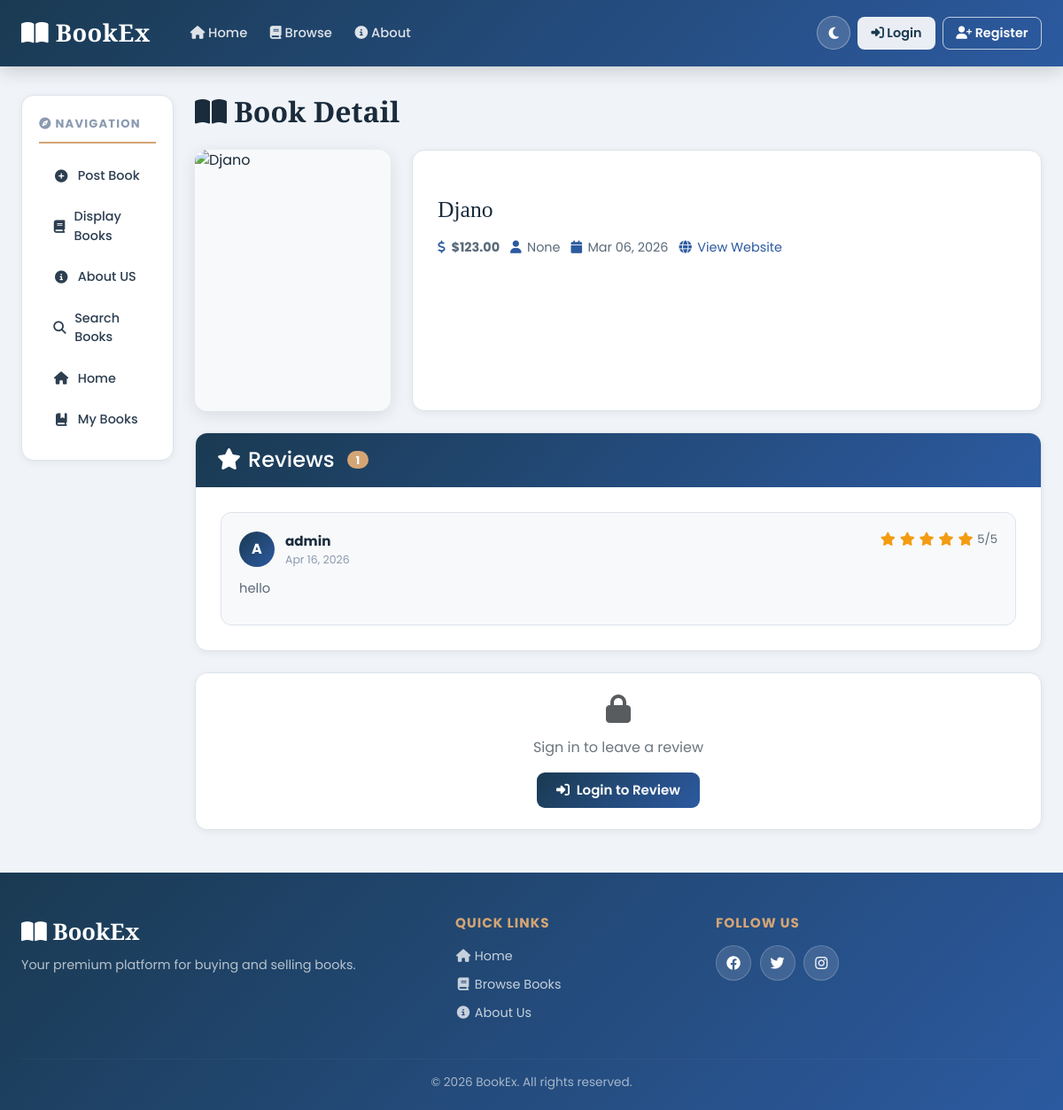
The app's page /book_detail/1, older data.
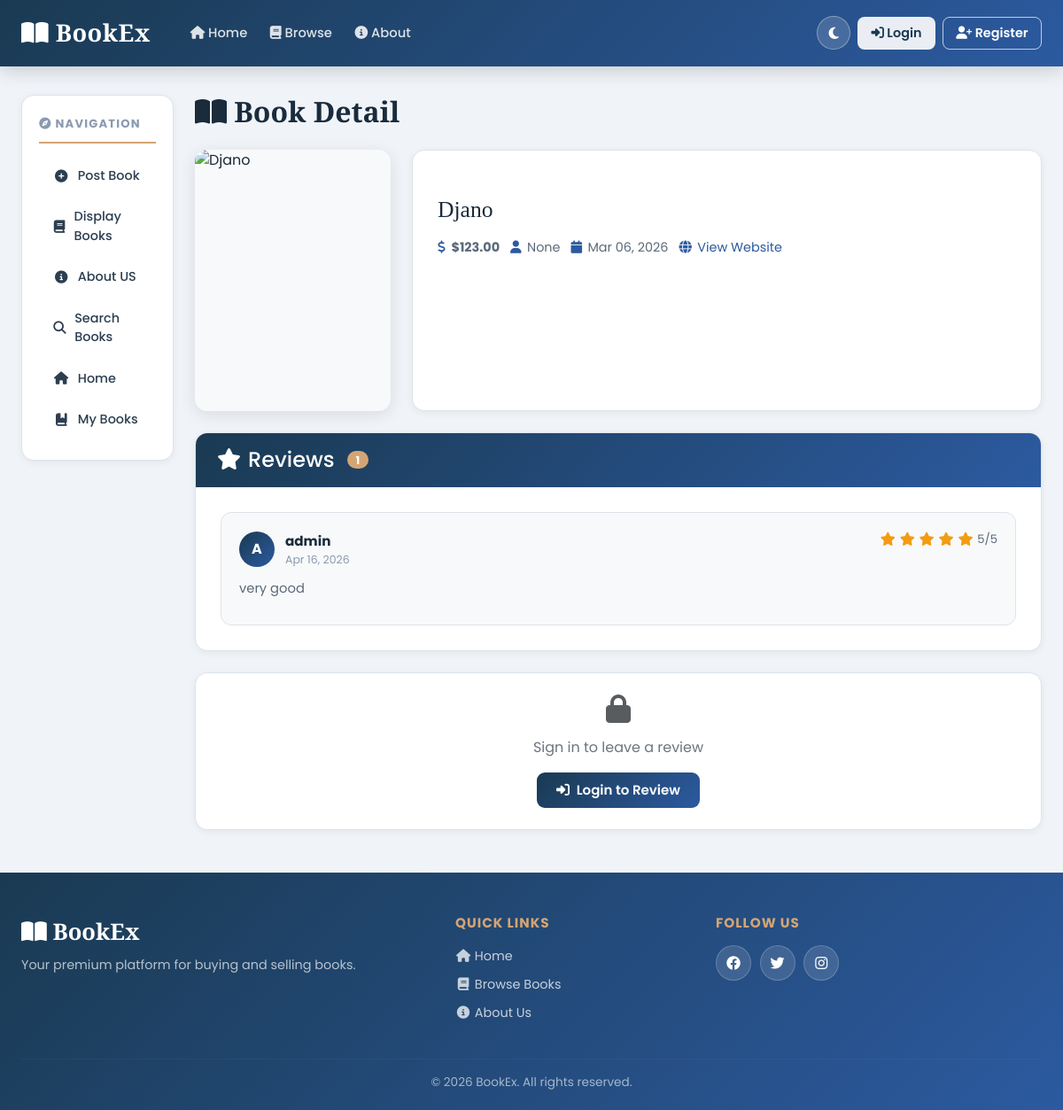
The same page, newer data.
### bookMng/models.py (models this page shows, shortened)
class BookReview(models.Model):
    book = models.ForeignKey(Book, on_delete=models.CASCADE, related_name="reviews")
    user = models.ForeignKey(
        settings.AUTH_USER_MODEL,
        on_delete=models.CASCADE,
        related_name="book_reviews",
    )
    rating = models.PositiveSmallIntegerField(
        validators=[MinValueValidator(1), MaxValueValidator(5)]
    )
    comment = models.TextField()
    created_at = models.DateTimeField(auto_now_add=True)
    updated_at = models.DateTimeField(auto_now=True)
    class Meta:
        ordering = ["-created_at"]
        constraints = [
            models.UniqueConstraint(
                fields=["book", "user"],
                name="unique_review_per_user_per_book",
            )
        ]

### bookMng/views.py (the view)
# urls.py: path('book_detail/<int:book_id>', views.book_detail, name='book_detail'),
def book_detail(request, book_id):
    book = get_object_or_404(Book, id=book_id)
    book.pic_path = book.picture.url[14:]
    reviews = BookReview.objects.filter(book=book).order_by("-created_at")
    if request.user.is_authenticated:
        user_review = BookReview.objects.filter(book=book, user=request.user).first()
    else:
        user_review = None
    form = BookReviewForm(instance=user_review)
    return render(request,
                  'bookMng/book_detail.html',
                  {
                      'item_list': MainMenu.objects.all(),
                      'book': book,
                      'reviews': reviews,
                      'user_review': user_review,
                      'form': form,
                  })

### bookEx/templates/bookMng/book_detail.html (shortened to what the changed rows need)
{% extends "base.html" %}
{% load static %}
{% block content %}
<h1><i class="fas fa-book-open"></i> Book Detail</h1>
<div class="row g-4 mb-4">
   <div class="col-md-9 col-sm-8">
      <div class="card h-100">
         <div class="card-body">
            <h2 class="book-title">{{ book.name }}</h2>
         </div>
      </div>
   </div>
</div>
<div class="card mb-4">
   <div class="card-body">
      {% if reviews %}
      <div class="reviews-list">
         {% for review in reviews %}
         <div class="review-card {% if user.is_authenticated and user == review.user %}own-review{% endif %}">
            <div class="review-header">
               <div class="reviewer-info">
                  <div class="reviewer-avatar">{{ review.user.username|slice:":1"|upper }}</div>
                  <div>
                     <strong class="reviewer-name">{{ review.user.username }}</strong>
                     <div class="review-date">{{ review.created_at|date:"M d, Y" }}</div>
                  </div>
               </div>
               <div class="review-rating">
                  {% with review.rating as r %}
                  {% for i in "12345" %}
                  {% if forloop.counter <= r %} <i class="fas fa-star"></i>
                     {% else %}
                     <i class="far fa-star"></i>
                     {% endif %}
                     {% endfor %}
                     {% endwith %}
                     <span class="rating-num">{{ review.rating }}/5</span>
               </div>
            </div>
            <p class="review-comment">{{ review.comment }}</p>
         </div>
         {% endfor %}
      </div>
      {% else %}
      <div class="text-center py-4 text-secondary">
         <i class="fas fa-star fa-2x mb-2 d-block text-muted"></i>
         No reviews yet. Be the first to leave one!
      </div>
      {% endif %}
   </div>
</div>
{% endblock content %}

Row changes from the older to the newer data that the page shows:
changed BookReview "admin": comment "hello" → "very good"
